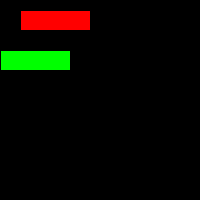
Frame 1 (no input)
Frame 60 (the mouse pressed at the canvas centre just before this capture): identical to frame 1, image omitted
Frame 120 (the mouse held since frame 60 and released just before this capture): identical to frame 1, image omitted

The Processing sketch that drew this single still picture (run headless with seeded random() and noise(); from frame 60 on, the mouse is pressed at the canvas centre):

// Processing sketch: Push_pop_ex1
// ── Push_pop_ex1.pde
void setup() {
  size(200, 200);
  background(0);
}

void draw() {
  pushMatrix();
  translate(20, 0);
  fill(255,0,0);
  rect(0, 10, 70, 20); // Draws at (20, 30)
  popMatrix();


  //no translation applied
  fill(0,255,0);
  rect(0, 50, 70, 20); // Draws at (20, 50)
}
